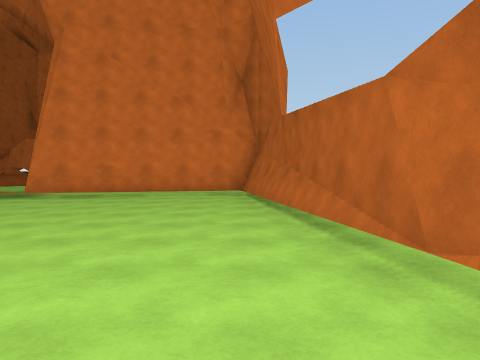
view 1 (above)

24 first-person views from a walk through a scene from a Unity 3-D project. The camera is 1.5 m above the floor, tilts 2° down and sees 70° across. The floor is counted in squares, 2 m on a side. Each view is taken from the middle of a square. On the plan, view 1 faces up. The plan holds only what a view shows up to about 11 squares ahead; the rest is blank. The place goes on beyond the plan. Some animated figures are left out.

view 2
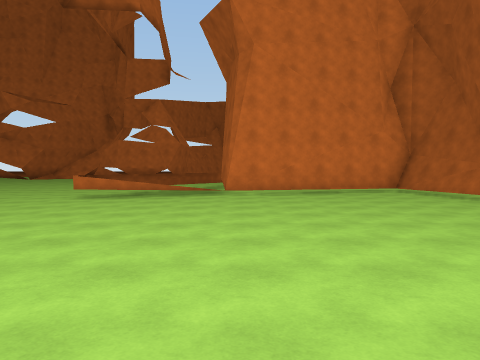

view 3
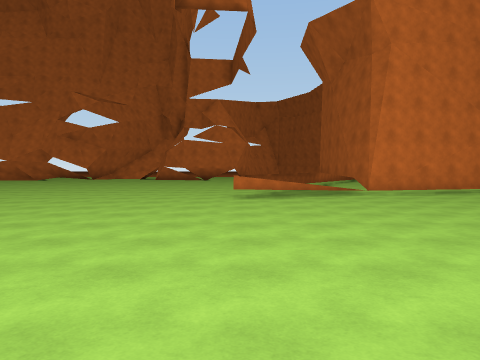

view 4
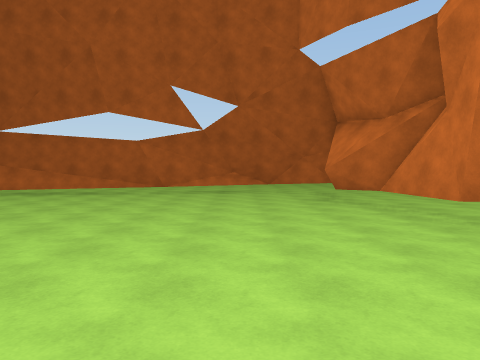

view 5
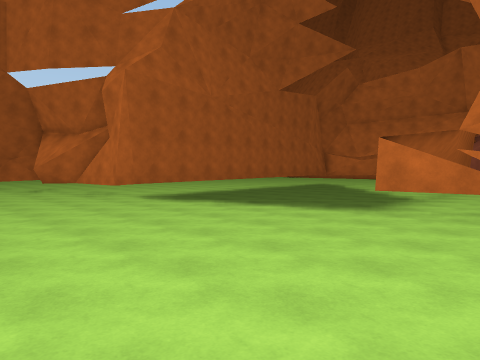

view 6
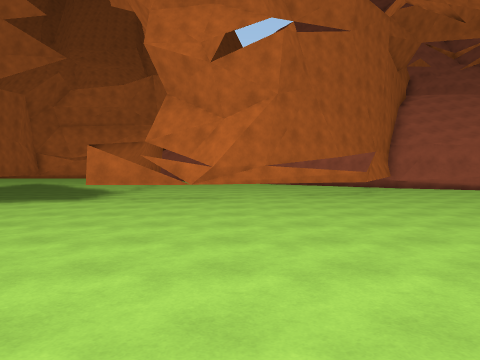

view 7
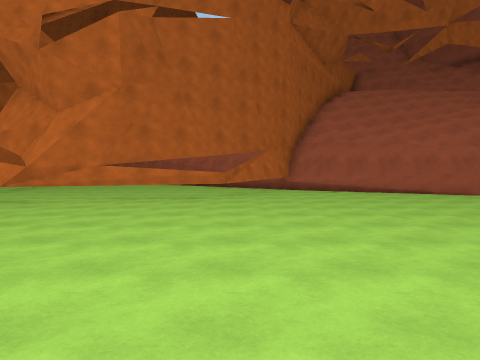

view 8
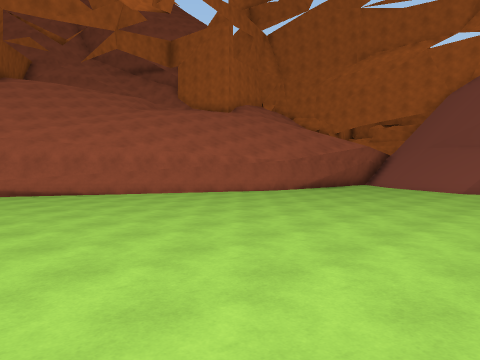

view 9
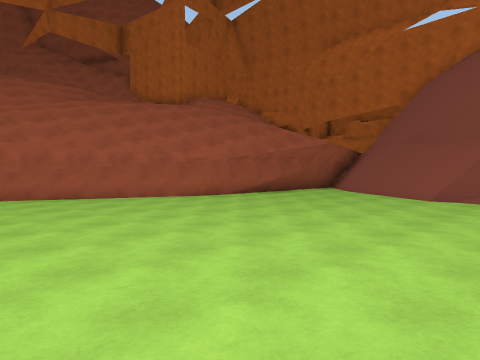

view 10
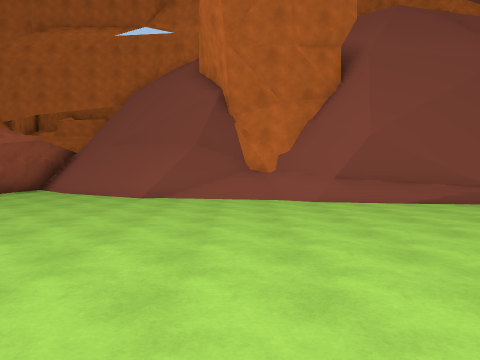

view 11
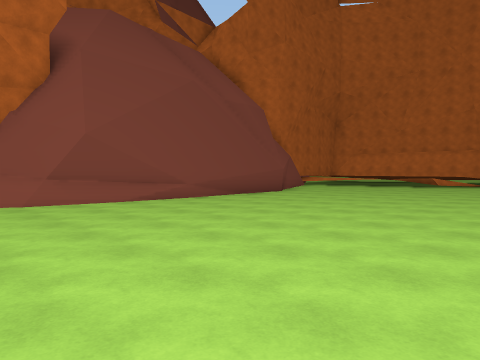

view 12
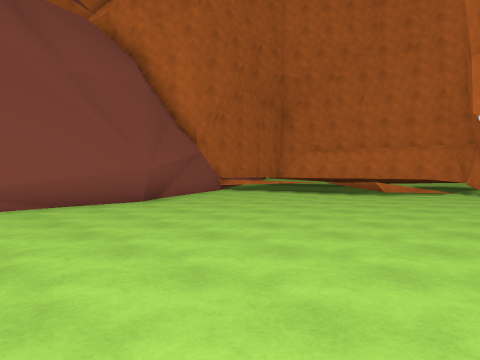

view 13
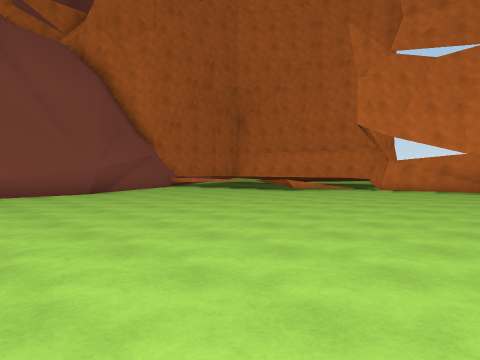

view 14
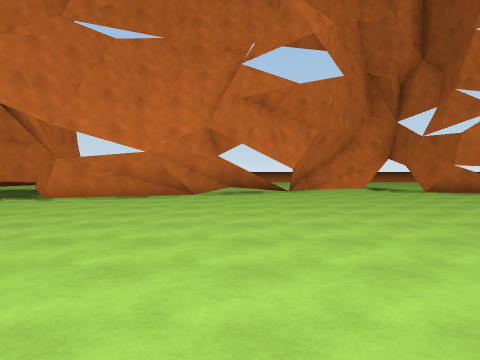

view 15
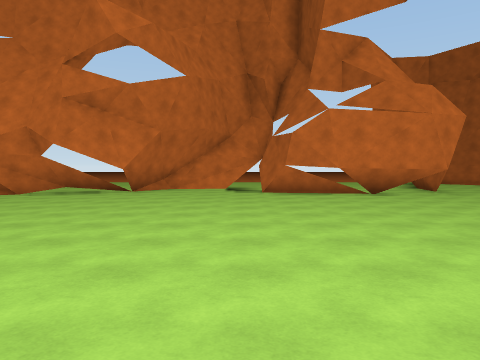

view 16
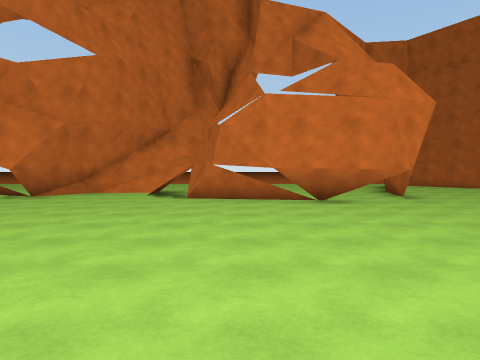

view 17
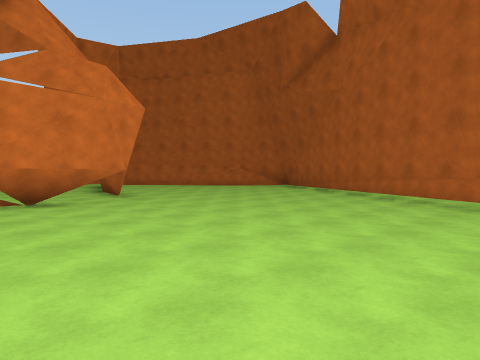

view 18
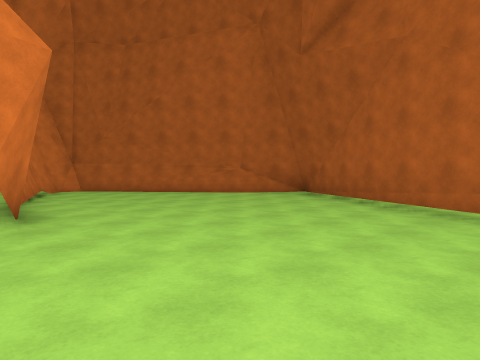

view 19
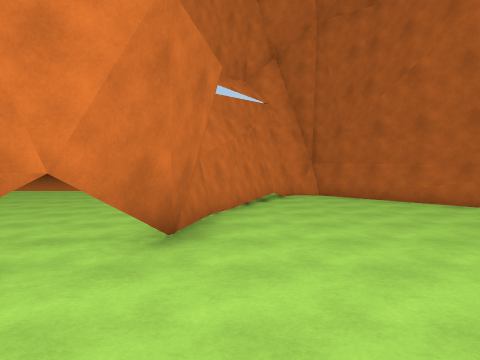

view 20
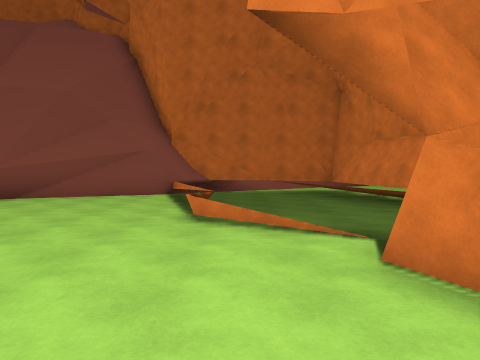

view 21
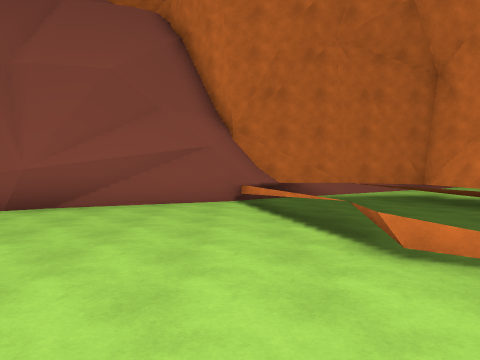

view 22
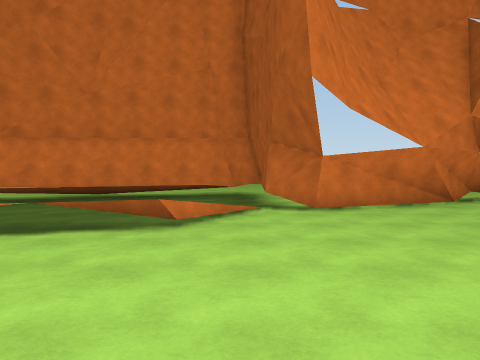

view 23
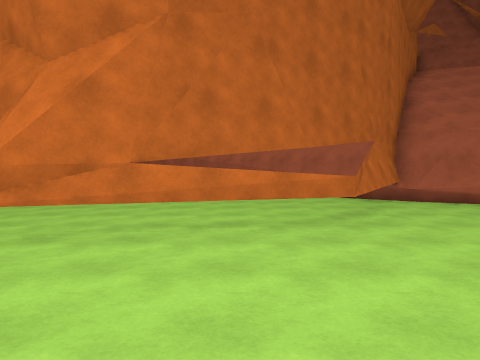

view 24
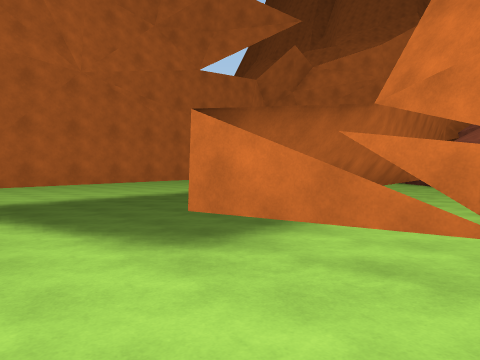

### Floor plan
Key: @ floor where view 1 was taken; # wall or solid block; x gap in a wall; . floor; / step, stairs or slope; = window, fence, low wall or low ledge; ^ raised ledge; T thing the floor can be seen under or through.
Columns run from 35 left of view 1 to 2 right of it. Each row starts with its distance up from view 1.
 27                      ..     ##
 26                      ...    #.#
 25                      ....  #...#
 24                       ...  #...##
 23       ....        ###  ...#.....#
 22   ....#####     .#..## ...#......#
 21 ...########   ..=#.. #  ..#.......=
 20 ..### ##  #   ###.....=#TTT......#
 19  .^##^    ####...................#
 18  #^      ##.....................#.
 17  ##   ^^^.......................#
 16   # ^###.......................#.
 15   ###..........................#
 14    #..........................#.
 13    ##........................#.
 12     #.....................
 11     ##...........  ...      =  .....
 10      #..........   .........=^..####.
  9      #..........   ........=####....#
  8      #..........    ......==#.......#
  7     ##..........    ................#.
  6     #.......         ...............#.
  5    ##........         ..............#.
  4    #/........         ..............#.
  3   ##/........        . .............#.
  2   #//........... .  .................#
  1   ##.................................#
  0  ^/#...............................@.#
 -1 ##//.................................#
 -2 #//...............................#.#.
 -3  //............................###. #.
 -4  /..........................^^^.......
 -5  #####..................##^   ^......
 -6      ###............TTTx.^    ^....
 -7        ####.......TT....#     ^...
 -8           ###....T......##    ^..
 -9             ###.#.......##     #
-10               ###....  ..#
-11                 ##      .#
-12                  ###     #

Positions as (right, up) in squares from view 1, and headings:
1: (0, 0), facing up
2: (-5, -1), facing up
3: (-9, -1), facing up
4: (-9, 0), facing right
5: (-13, 1), facing down-right
6: (-14, 3), facing down
7: (-18, 2), facing down
8: (-20, 2), facing down-left
9: (-23, 2), facing down-left
10: (-23, 2), facing left
11: (-23, 2), facing up-left
12: (-23, 7), facing up-left
13: (-20, 7), facing up-left
14: (-20, 10), facing up
15: (-15, 10), facing up
16: (-13, 12), facing up
17: (-13, 12), facing up-right
18: (-10, 15), facing up-right
19: (-8, 17), facing up
20: (-22, 17), facing left
21: (-24, 15), facing left
22: (-26, 12), facing up
23: (-16, -2), facing down
24: (-13, -3), facing down-right
